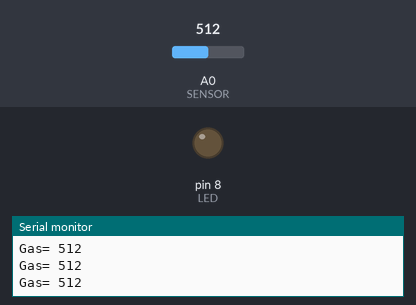
A sketch run on a simulated Arduino Uno, built with avr-gcc and run on an emulated ATmega328P. Parts: output pins drawn as LEDs (lit = HIGH), the last lines printed to the serial monitor. The test bench sets the inputs (shaded band); at power-on: A0 (SENSOR) = 512.

Above: at 1.2 s.
1.3 s: A0 (SENSOR) set to 84
2.8 s: A0 (SENSOR) set to 71
At 3.9 s:
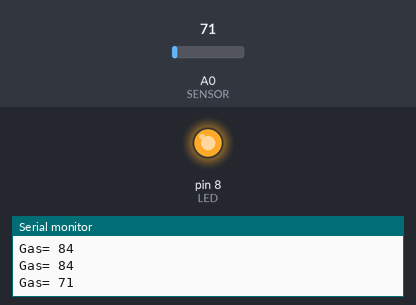
4.3 s: A0 (SENSOR) set to 90
At 5.6 s:
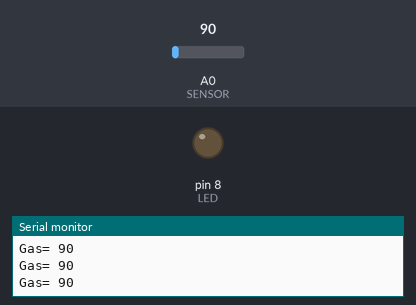
6.5 s: A0 (SENSOR) set to 70
At 6.9 s:
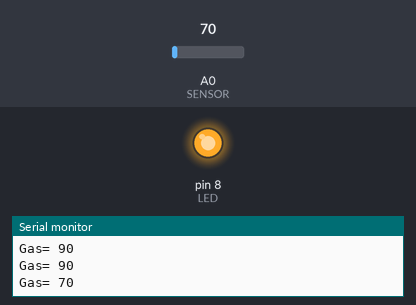
Timing chart, 0 to 9.0 s (numbered marks = the images above; inputs shaded):
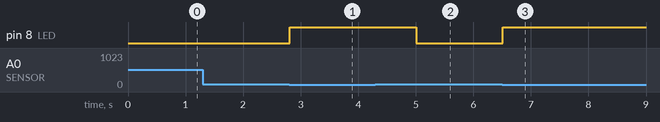

Measured:
- the behaviour switches between 80 and 79 on A0 (SENSOR) (found by bisection; images 0 and 1)
- after the input at 2.8 s, pin 8 (LED): LOW → HIGH at once
- after the input at 4.3 s, pin 8 (LED): HIGH → LOW after 0.71 s
- after the input at 6.5 s, pin 8 (LED): LOW → HIGH at once

The sketch:

wave_sensor.ino
```cpp
const int SENSOR = A0;
const int LED = 8;


void setup() {
  // put your setup code here, to run once:
Serial.begin(115200);
pinMode(SENSOR, INPUT);
pinMode(LED,OUTPUT);
}

void loop() {
  // put your main code here, to run repeatedly:
int value = analogRead(SENSOR);

Serial.print("Gas= ");
Serial.println(value);

if(value<80){
  digitalWrite(LED,HIGH);
  delay(1000);
}else{
  digitalWrite(LED,LOW);
}
delay(100);
}
```
